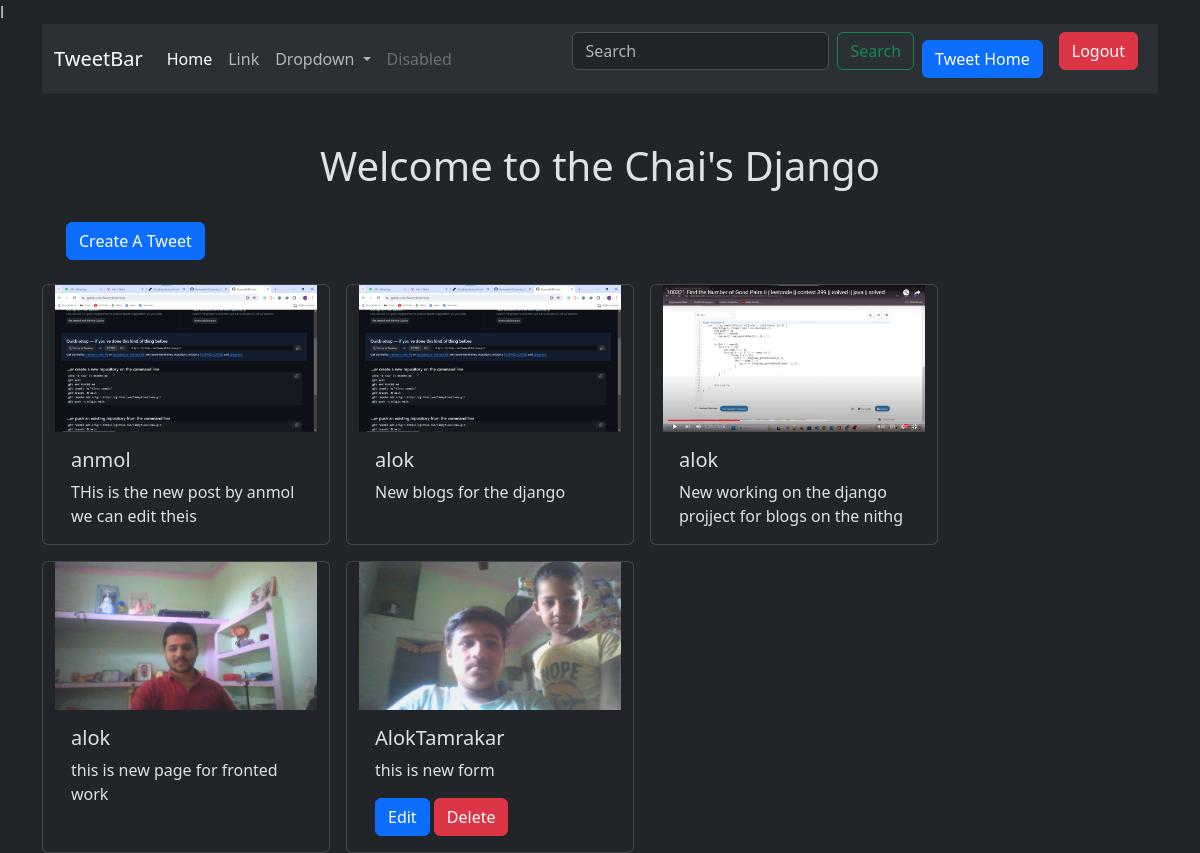
Page /tweet/ (signed in) on the committed database.
### tweet/models.py (models this page shows)
class Tweet(models.Model):
    user = models.ForeignKey(User,on_delete=models.CASCADE)
    text = models .TextField(max_length=240)
    photo = models.ImageField(upload_to='photos/',blank=True,null=True)
    created_at = models.DateTimeField(auto_now_add=True)
    updated_at = models.DateTimeField(auto_now=True)

### tweet/views.py (the view)
# urls.py: path('', views.tweet_list,name='tweet_list'),
def tweet_list(request):
    tweets = Tweet.objects.all().order_by('-created_at')
    return render(request,'tweet_list.html',{'tweets':tweets})

### tweet/templates/tweet_list.html (shortened to what this page needs)
{% extends "layout.html" %}
{% block content %}
<h1 class = 'mt-5 text-center'>  Welcome to the Chai's Django</h1>
<a href="{%  url  'tweet_create'  %}" class=" m-4 btn btn-primary ">Create A Tweet </a>
<div class="container row gap-3">
    {% for tweet in tweets %}
    <div class="card" style="width: 18rem;">
        <img class="" src="{{ tweet.photo.url }}" alt="Card image cap">
        <div class="card-body">
          <h5 class="card-title">{{tweet.user.username}}</h5>
          <p class="card-text">{{tweet.text}}</p>
          {%  if tweet.user == user  %}
          <a href="{% url 'tweet_edit' tweet.id %}" class="btn btn-primary">Edit</a>
          <a href="{% url 'tweet_delete' tweet.id %}" class="btn btn-danger">Delete</a>
          {% endif %}
        </div>
      </div>
    {% endfor %}
</div>
{% endblock %}

### rows in the picture
Tweet: photo (picture), user.username "anmol", text "THis is the new post by anmol we can edit theis"
Tweet: photo (picture), user.username "alok", text "New blogs for the django"
Tweet: photo (picture), user.username "alok", text "New working on the django projject for blogs on the nithg"
Tweet: photo (picture), user.username "alok", text "this is new page for fronted work"
Tweet: photo (picture), user.username "AlokTamrakar", text "this is new form", shows "Edit"
